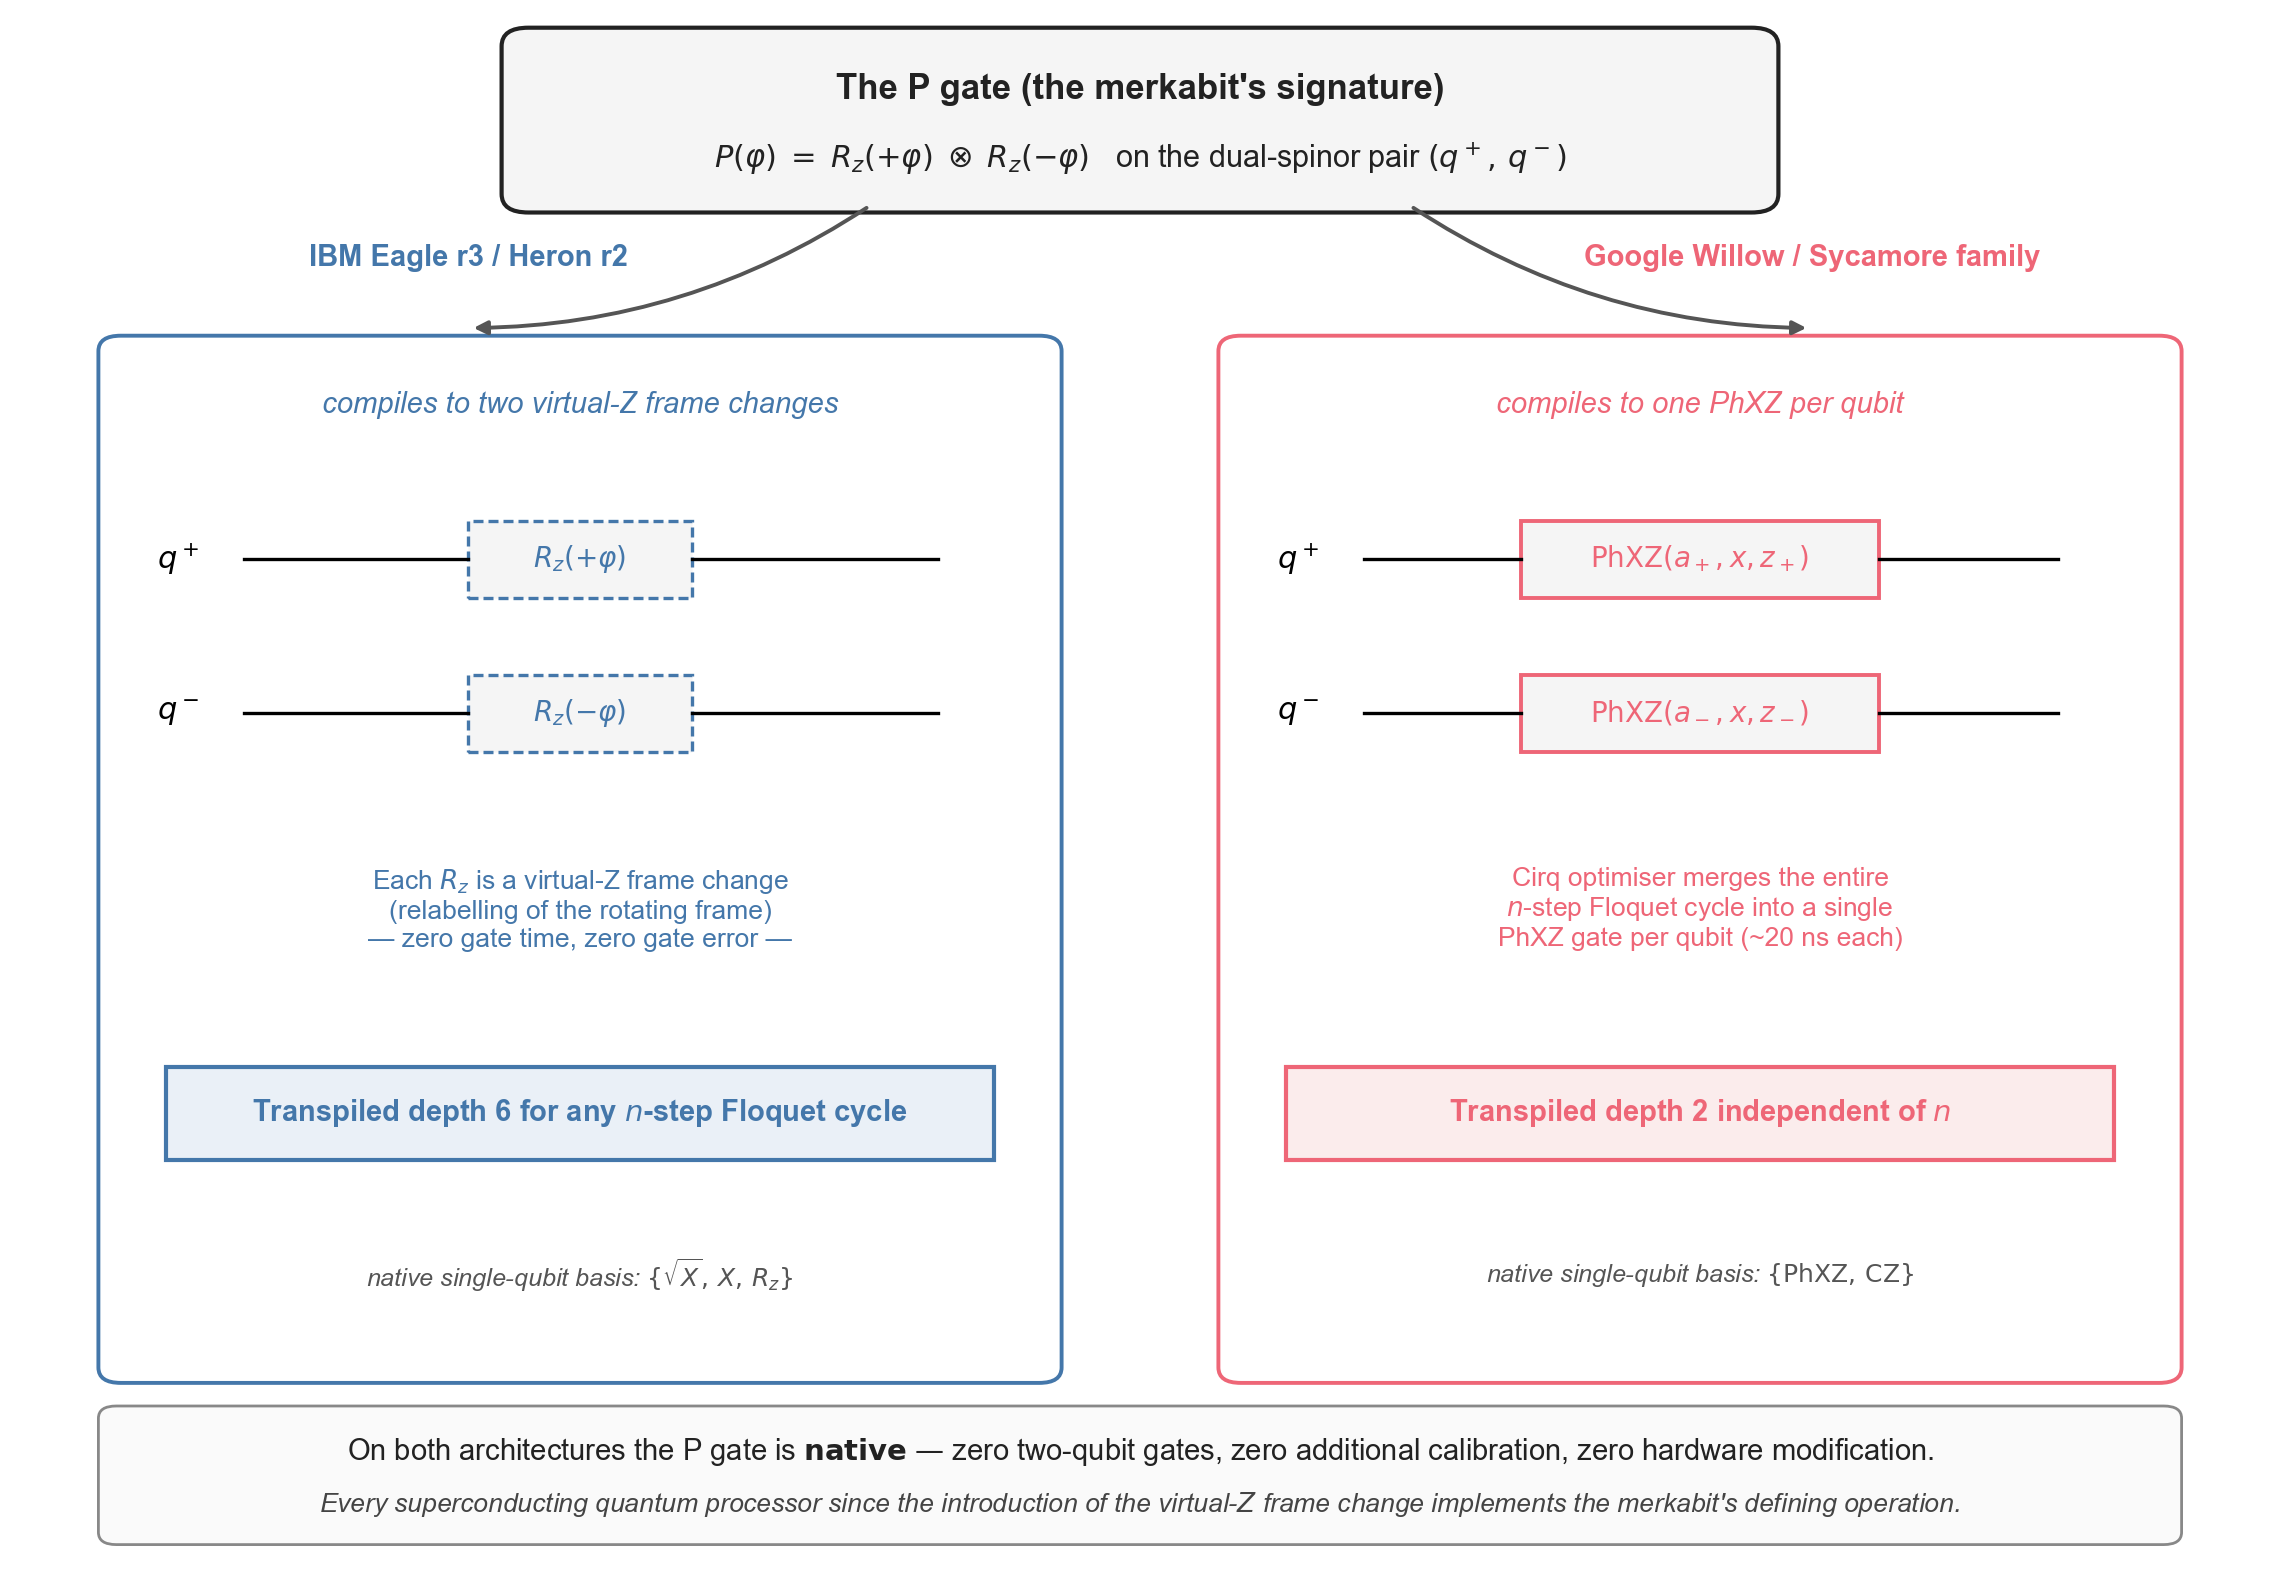

The script that saved this image:
#!/usr/bin/env python3
"""
Figure 1 — P gate decomposition (visual abstract).

The merkabit's signature operation P(φ) = Rz(+φ) ⊗ Rz(−φ) compiles to
zero-overhead native gates on both IBM and Google superconducting hardware.

    Top:         P gate definition
    Left branch: IBM Eagle r3 / Heron r2 — two virtual-Z frame changes,
                 transpiled depth 6 for any n-step Floquet cycle.
    Right branch: Google Willow — single PhXZ gate per qubit,
                  transpiled depth 2 independent of n.
    Bottom:      shared takeaway.

Output: fig1_p_gate_decomposition.png/.pdf
"""
import os
import matplotlib.pyplot as plt
import matplotlib as mpl
from matplotlib.patches import FancyBboxPatch, Rectangle

mpl.rcParams.update({
    "font.family": "sans-serif",
    "font.sans-serif": ["Arial", "Helvetica", "DejaVu Sans"],
    "font.size": 10,
})

# Colours
COLOR_IBM    = "#4477AA"   # blue
COLOR_GOOGLE = "#EE6677"   # red
COLOR_TOP    = "#222222"
COLOR_BOX_BG = "#F5F5F5"

fig, ax = plt.subplots(figsize=(11.5, 8.0))
ax.set_xlim(0, 100)
ax.set_ylim(0, 100)
ax.axis("off")

# ─────────────────── TOP: The P gate definition ───────────────────
title_box = FancyBboxPatch((22, 88), 56, 11,
                            boxstyle="round,pad=0.5,rounding_size=1.2",
                            linewidth=1.5, edgecolor=COLOR_TOP,
                            facecolor=COLOR_BOX_BG)
ax.add_patch(title_box)
ax.text(50, 95.5, "The P gate (the merkabit's signature)",
        ha="center", va="center", fontsize=12.5, fontweight="bold", color=COLOR_TOP)
ax.text(50, 91, r"$P(\varphi)\;=\;R_z(+\varphi)\;\otimes\;R_z(-\varphi)$"
                r"   on the dual-spinor pair $(q^+,\, q^-)$",
        ha="center", va="center", fontsize=11, color=COLOR_TOP)

# Two arrows down to the branches
ax.annotate("", xy=(20, 80), xytext=(38, 88),
            arrowprops=dict(arrowstyle="-|>", color="#555", lw=1.4,
                            connectionstyle="arc3,rad=-0.15"))
ax.annotate("", xy=(80, 80), xytext=(62, 88),
            arrowprops=dict(arrowstyle="-|>", color="#555", lw=1.4,
                            connectionstyle="arc3,rad=0.15"))

# Branch labels
ax.text(20, 84, "IBM Eagle r3 / Heron r2",
        ha="center", fontsize=10.5, color=COLOR_IBM, fontweight="bold")
ax.text(80, 84, "Google Willow / Sycamore family",
        ha="center", fontsize=10.5, color=COLOR_GOOGLE, fontweight="bold")

# ─────────────────── LEFT: IBM virtual-Z (depth 6) ───────────────────
left_box = FancyBboxPatch((4, 12), 42, 67,
                           boxstyle="round,pad=0.5,rounding_size=1.0",
                           linewidth=1.4, edgecolor=COLOR_IBM,
                           facecolor="white")
ax.add_patch(left_box)

ax.text(25, 75,
        "compiles to two virtual-Z frame changes",
        ha="center", va="center", fontsize=10.5, color=COLOR_IBM, style="italic")

# Circuit diagram — qubit lines split around each gate box
qubit_y_plus  = 65
qubit_y_minus = 55
LEFT_X, RIGHT_X = 10, 41
GATE_X_IBM = 25
GATE_HW = 5  # half-width of IBM gate box
# Left segments
ax.plot([LEFT_X, GATE_X_IBM - GATE_HW], [qubit_y_plus,  qubit_y_plus],  color="black", lw=1.2)
ax.plot([LEFT_X, GATE_X_IBM - GATE_HW], [qubit_y_minus, qubit_y_minus], color="black", lw=1.2)
# Right segments
ax.plot([GATE_X_IBM + GATE_HW, RIGHT_X], [qubit_y_plus,  qubit_y_plus],  color="black", lw=1.2)
ax.plot([GATE_X_IBM + GATE_HW, RIGHT_X], [qubit_y_minus, qubit_y_minus], color="black", lw=1.2)
ax.text(8, qubit_y_plus,  r"$q^+$", ha="right", va="center", fontsize=11)
ax.text(8, qubit_y_minus, r"$q^-$", ha="right", va="center", fontsize=11)

def vz_box(x, y, label):
    box = Rectangle((x - GATE_HW, y - 2.5), 2*GATE_HW, 5, linewidth=1.2,
                    edgecolor=COLOR_IBM, facecolor=COLOR_BOX_BG,
                    linestyle=(0, (3, 1.5)))
    ax.add_patch(box)
    ax.text(x, y, label, ha="center", va="center", fontsize=10, color=COLOR_IBM)

vz_box(GATE_X_IBM, qubit_y_plus,  r"$R_z(+\varphi)$")
vz_box(GATE_X_IBM, qubit_y_minus, r"$R_z(-\varphi)$")

# Below the circuit: descriptive text
ax.text(25, 45,
        "Each $R_z$ is a virtual-Z frame change\n"
        r"(relabelling of the rotating frame)" "\n"
        "— zero gate time, zero gate error —",
        ha="center", va="top", fontsize=9.5, color=COLOR_IBM)

# Depth tag
depth_box_ibm = Rectangle((6.5, 26), 37, 6, linewidth=1.5,
                           edgecolor=COLOR_IBM, facecolor="#EAF0F7")
ax.add_patch(depth_box_ibm)
ax.text(25, 29,
        r"Transpiled depth 6 for any $n$-step Floquet cycle",
        ha="center", va="center", fontsize=10.5, color=COLOR_IBM, fontweight="bold")

# Native basis
ax.text(25, 18.5,
        r"native single-qubit basis: $\{\sqrt{X},\, X,\, R_z\}$",
        ha="center", va="center", fontsize=9, color="#555", style="italic")

# ─────────────────── RIGHT: Cirq PhXZ (depth 2) ───────────────────
right_box = FancyBboxPatch((54, 12), 42, 67,
                            boxstyle="round,pad=0.5,rounding_size=1.0",
                            linewidth=1.4, edgecolor=COLOR_GOOGLE,
                            facecolor="white")
ax.add_patch(right_box)

ax.text(75, 75,
        "compiles to one PhXZ per qubit",
        ha="center", va="center", fontsize=10.5, color=COLOR_GOOGLE, style="italic")

# Circuit diagram — qubit lines split around each gate box
LEFT_X_R, RIGHT_X_R = 60, 91
GATE_X_GOOGLE = 75
GATE_HW_G = 8
ax.plot([LEFT_X_R, GATE_X_GOOGLE - GATE_HW_G], [qubit_y_plus,  qubit_y_plus],  color="black", lw=1.2)
ax.plot([LEFT_X_R, GATE_X_GOOGLE - GATE_HW_G], [qubit_y_minus, qubit_y_minus], color="black", lw=1.2)
ax.plot([GATE_X_GOOGLE + GATE_HW_G, RIGHT_X_R], [qubit_y_plus,  qubit_y_plus],  color="black", lw=1.2)
ax.plot([GATE_X_GOOGLE + GATE_HW_G, RIGHT_X_R], [qubit_y_minus, qubit_y_minus], color="black", lw=1.2)
ax.text(58, qubit_y_plus,  r"$q^+$", ha="right", va="center", fontsize=11)
ax.text(58, qubit_y_minus, r"$q^-$", ha="right", va="center", fontsize=11)

def phxz_box(x, y, label):
    box = Rectangle((x - GATE_HW_G, y - 2.5), 2*GATE_HW_G, 5, linewidth=1.4,
                    edgecolor=COLOR_GOOGLE, facecolor=COLOR_BOX_BG)
    ax.add_patch(box)
    ax.text(x, y, label, ha="center", va="center", fontsize=10, color=COLOR_GOOGLE)

phxz_box(GATE_X_GOOGLE, qubit_y_plus,  r"$\mathrm{PhXZ}(a_+, x, z_+)$")
phxz_box(GATE_X_GOOGLE, qubit_y_minus, r"$\mathrm{PhXZ}(a_-, x, z_-)$")

ax.text(75, 45,
        "Cirq optimiser merges the entire\n"
        r"$n$-step Floquet cycle into a single" "\n"
        r"PhXZ gate per qubit (~20 ns each)",
        ha="center", va="top", fontsize=9.5, color=COLOR_GOOGLE)

depth_box_google = Rectangle((56.5, 26), 37, 6, linewidth=1.5,
                              edgecolor=COLOR_GOOGLE, facecolor="#FBECEC")
ax.add_patch(depth_box_google)
ax.text(75, 29,
        r"Transpiled depth 2 independent of $n$",
        ha="center", va="center", fontsize=10.5, color=COLOR_GOOGLE, fontweight="bold")

ax.text(75, 18.5,
        r"native single-qubit basis: $\{\mathrm{PhXZ},\, \mathrm{CZ}\}$",
        ha="center", va="center", fontsize=9, color="#555", style="italic")

# ─────────────────── BOTTOM: shared takeaway ───────────────────
takeaway_box = FancyBboxPatch((4, 1.5), 92, 8,
                               boxstyle="round,pad=0.5,rounding_size=0.8",
                               linewidth=1.0, edgecolor="#888",
                               facecolor="#FAFAFA")
ax.add_patch(takeaway_box)
ax.text(50, 7.0,
        "On both architectures the P gate is " r"$\bf{native}$"
        " — zero two-qubit gates, zero additional calibration, zero hardware modification.",
        ha="center", va="center", fontsize=10.5, color="#222")
ax.text(50, 3.6,
        r"Every superconducting quantum processor since the introduction of the virtual-$Z$ frame change implements the merkabit's defining operation.",
        ha="center", va="center", fontsize=9.5, color="#444", style="italic")

plt.tight_layout()
HERE = os.path.dirname(os.path.abspath(__file__))
out_png = os.path.join(HERE, "fig1_p_gate_decomposition.png")
out_pdf = os.path.join(HERE, "fig1_p_gate_decomposition.pdf")
plt.savefig(out_png, dpi=200, bbox_inches="tight")
plt.savefig(out_pdf, bbox_inches="tight")
print(f"Wrote {out_png}")
print(f"Wrote {out_pdf}")
